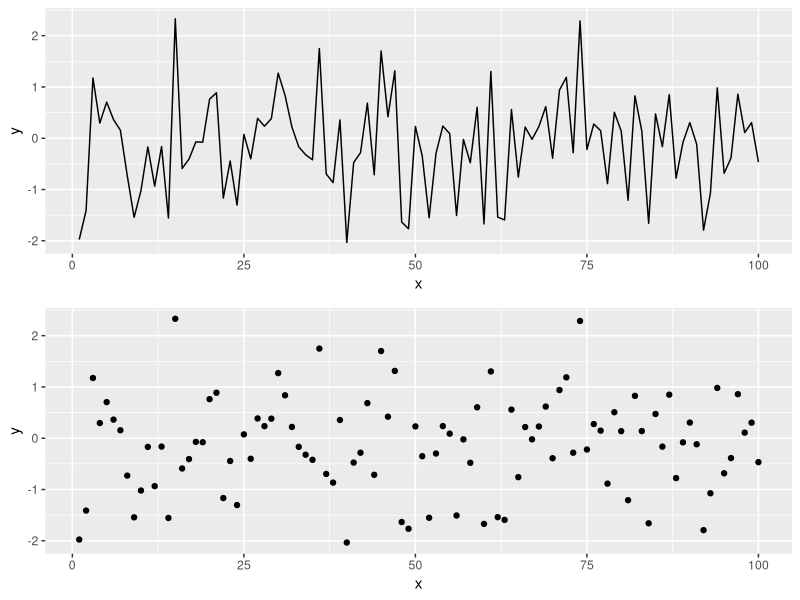

Reproduce this figure in R.
## ---- chunk 1
knitr::opts_chunk$set(echo = TRUE, fig.width = 8, fig.height = 8, fig.alig = "center")
## ---- chunk 2
library(tidyverse)
install.packages("gridExtra")
library(gridExtra)
## ---- chunk 3
# Simulating data according to a normal distribution 
x <- seq(1:100) 
y <- rnorm(100) # Generating data form a normal distribution with mean 0 and variance 1 

data <- data.frame(x = x, y = y ) # Creating a data frame 

p1 = ggplot(data, aes(x= x, y = y)) + geom_line()

p2 = ggplot(data, aes(x= x, y = y)) + geom_point() 

grid.arrange(p1, p2)
